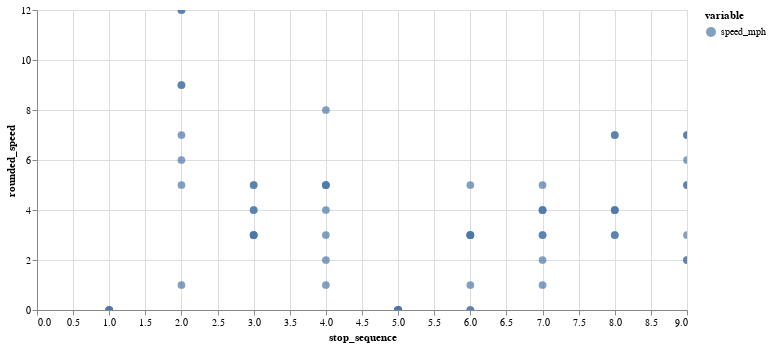

The code cell stored with this chart in its notebook:
### Code cell
chart3

### Figure 1 — Vega-Lite specification as saved in the notebook (floating-point values rounded to 4 significant figures)
{"config": {"view": {"continuousWidth": 400, "continuousHeight": 300}}, "data": {"name": "data-781272622b392a2af105bf9f8b8cb566"}, "mark": {"type": "circle", "size": 60}, "encoding": {"color": {"field": "variable", "type": "nominal"}, "tooltip": [{"field": "_gtfs_dataset_name", "type": "nominal"}, {"field": "shape_array_key", "type": "nominal"}, {"field": "trip_id", "type": "nominal"}, {"field": "stop_sequence", "type": "quantitative"}, {"field": "gtfs_dataset_key", "type": "nominal"}, {"field": "loop_or_inlining", "type": "quantitative"}, {"field": "n_trips", "type": "quantitative"}, {"field": "variable", "type": "nominal"}, {"field": "speed", "type": "quantitative"}, {"field": "rounded_speed", "type": "quantitative"}], "x": {"field": "stop_sequence", "type": "quantitative"}, "y": {"field": "rounded_speed", "type": "quantitative"}}, "height": 300, "selection": {"selector007": {"type": "interval", "bind": "scales", "encodings": ["x", "y"]}}, "width": 650, "$schema": "https://vega.github.io/schema/vega-lite/v4.17.0.json", "datasets": {"data-781272622b392a2af105bf9f8b8cb566": [{"_gtfs_dataset_name": "Anaheim Resort VehiclePositions", "shape_array_key": "29d2bbdbeaec1d6888800f85bebf6e33", "trip_id": "aa6a03fe-f119-44a5-8976-2ad77ceeb89f:4", "stop_sequence": 1, "gtfs_dataset_key": "1051e067d18a76b0a79789f051d5c22b", "loop_or_inlining": 1, "n_trips": 8, "variable": "speed_mph", "speed": 0.0, "rounded_speed": 0}, {"_gtfs_dataset_name": "Anaheim Resort VehiclePositions", "shape_array_key": "29d2bbdbeaec1d6888800f85bebf6e33", "trip_id": "aa6a03fe-f119-44a5-8976-2ad77ceeb89f:1", "stop_sequence": 1, "gtfs_dataset_key": "1051e067d18a76b0a79789f051d5c22b", "loop_or_inlining": 1, "n_trips": 8, "variable": "speed_mph", "speed": 0.0008325, "rounded_speed": 0}, {"_gtfs_dataset_name": "Anaheim Resort VehiclePositions", "shape_array_key": "29d2bbdbeaec1d6888800f85bebf6e33", "trip_id": "aa6a03fe-f119-44a5-8976-2ad77ceeb89f:3", "stop_sequence": 1, "gtfs_dataset_key": "1051e067d18a76b0a79789f051d5c22b", "loop_or_inlining": 1, "n_trips": 8, "variable": "speed_mph", "speed": 0.02417, "rounded_speed": 0}, {"_gtfs_dataset_name": "Anaheim Resort VehiclePositions", "shape_array_key": "29d2bbdbeaec1d6888800f85bebf6e33", "trip_id": "aa6a03fe-f119-44a5-8976-2ad77ceeb89f:7", "stop_sequence": 1, "gtfs_dataset_key": "1051e067d18a76b0a79789f051d5c22b", "loop_or_inlining": 1, "n_trips": 8, "variable": "speed_mph", "speed": 0.004286, "rounded_speed": 0}, {"_gtfs_dataset_name": "Anaheim Resort VehiclePositions", "shape_array_key": "29d2bbdbeaec1d6888800f85bebf6e33", "trip_id": "aa6a03fe-f119-44a5-8976-2ad77ceeb89f:4", "stop_sequence": 2, "gtfs_dataset_key": "1051e067d18a76b0a79789f051d5c22b", "loop_or_inlining": 1, "n_trips": 8, "variable": "speed_mph", "speed": 9.053, "rounded_speed": 9}, {"_gtfs_dataset_name": "Anaheim Resort VehiclePositions", "shape_array_key": "29d2bbdbeaec1d6888800f85bebf6e33", "trip_id": "aa6a03fe-f119-44a5-8976-2ad77ceeb89f:8", "stop_sequence": 2, "gtfs_dataset_key": "1051e067d18a76b0a79789f051d5c22b", "loop_or_inlining": 1, "n_trips": 8, "variable": "speed_mph", "speed": 9.572, "rounded_speed": 9}, {"_gtfs_dataset_name": "Anaheim Resort VehiclePositions", "shape_array_key": "29d2bbdbeaec1d6888800f85bebf6e33", "trip_id": "aa6a03fe-f119-44a5-8976-2ad77ceeb89f:2", "stop_sequence": 2, "gtfs_dataset_key": "1051e067d18a76b0a79789f051d5c22b", "loop_or_inlining": 1, "n_trips": 8, "variable": "speed_mph", "speed": 12.08, "rounded_speed": 12}, {"_gtfs_dataset_name": "Anaheim Resort VehiclePositions", "shape_array_key": "29d2bbdbeaec1d6888800f85bebf6e33", "trip_id": "aa6a03fe-f119-44a5-8976-2ad77ceeb89f:7", "stop_sequence": 2, "gtfs_dataset_key": "1051e067d18a76b0a79789f051d5c22b", "loop_or_inlining": 1, "n_trips": 8, "variable": "speed_mph", "speed": 7.317, "rounded_speed": 7}, {"_gtfs_dataset_name": "Anaheim Resort VehiclePositions", "shape_array_key": "29d2bbdbeaec1d6888800f85bebf6e33", "trip_id": "aa6a03fe-f119-44a5-8976-2ad77ceeb89f:5", "stop_sequence": 2, "gtfs_dataset_key": "1051e067d18a76b0a79789f051d5c22b", "loop_or_inlining": 1, "n_trips": 8, "variable": "speed_mph", "speed": 12.23, "rounded_speed": 12}, {"_gtfs_dataset_name": "Anaheim Resort VehiclePositions", "shape_array_key": "29d2bbdbeaec1d6888800f85bebf6e33", "trip_id": "aa6a03fe-f119-44a5-8976-2ad77ceeb89f:1", "stop_sequence": 2, "gtfs_dataset_key": "1051e067d18a76b0a79789f051d5c22b", "loop_or_inlining": 1, "n_trips": 8, "variable": "speed_mph", "speed": 1.475, "rounded_speed": 1}, {"_gtfs_dataset_name": "Anaheim Resort VehiclePositions", "shape_array_key": "29d2bbdbeaec1d6888800f85bebf6e33", "trip_id": "aa6a03fe-f119-44a5-8976-2ad77ceeb89f:3", "stop_sequence": 2, "gtfs_dataset_key": "1051e067d18a76b0a79789f051d5c22b", "loop_or_inlining": 1, "n_trips": 8, "variable": "speed_mph", "speed": 6.665, "rounded_speed": 6}, {"_gtfs_dataset_name": "Anaheim Resort VehiclePositions", "shape_array_key": "29d2bbdbeaec1d6888800f85bebf6e33", "trip_id": "aa6a03fe-f119-44a5-8976-2ad77ceeb89f:6", "stop_sequence": 2, "gtfs_dataset_key": "1051e067d18a76b0a79789f051d5c22b", "loop_or_inlining": 1, "n_trips": 8, "variable": "speed_mph", "speed": 5.539, "rounded_speed": 5}, {"_gtfs_dataset_name": "Anaheim Resort VehiclePositions", "shape_array_key": "29d2bbdbeaec1d6888800f85bebf6e33", "trip_id": "aa6a03fe-f119-44a5-8976-2ad77ceeb89f:8", "stop_sequence": 3, "gtfs_dataset_key": "1051e067d18a76b0a79789f051d5c22b", "loop_or_inlining": 1, "n_trips": 8, "variable": "speed_mph", "speed": 4.204, "rounded_speed": 4}, {"_gtfs_dataset_name": "Anaheim Resort VehiclePositions", "shape_array_key": "29d2bbdbeaec1d6888800f85bebf6e33", "trip_id": "aa6a03fe-f119-44a5-8976-2ad77ceeb89f:6", "stop_sequence": 3, "gtfs_dataset_key": "1051e067d18a76b0a79789f051d5c22b", "loop_or_inlining": 1, "n_trips": 8, "variable": "speed_mph", "speed": 5.456, "rounded_speed": 5}, {"_gtfs_dataset_name": "Anaheim Resort VehiclePositions", "shape_array_key": "29d2bbdbeaec1d6888800f85bebf6e33", "trip_id": "aa6a03fe-f119-44a5-8976-2ad77ceeb89f:3", "stop_sequence": 3, "gtfs_dataset_key": "1051e067d18a76b0a79789f051d5c22b", "loop_or_inlining": 1, "n_trips": 8, "variable": "speed_mph", "speed": 5.234, "rounded_speed": 5}, {"_gtfs_dataset_name": "Anaheim Resort VehiclePositions", "shape_array_key": "29d2bbdbeaec1d6888800f85bebf6e33", "trip_id": "aa6a03fe-f119-44a5-8976-2ad77ceeb89f:7", "stop_sequence": 3, "gtfs_dataset_key": "1051e067d18a76b0a79789f051d5c22b", "loop_or_inlining": 1, "n_trips": 8, "variable": "speed_mph", "speed": 3.744, "rounded_speed": 3}, {"_gtfs_dataset_name": "Anaheim Resort VehiclePositions", "shape_array_key": "29d2bbdbeaec1d6888800f85bebf6e33", "trip_id": "aa6a03fe-f119-44a5-8976-2ad77ceeb89f:1", "stop_sequence": 3, "gtfs_dataset_key": "1051e067d18a76b0a79789f051d5c22b", "loop_or_inlining": 1, "n_trips": 8, "variable": "speed_mph", "speed": 3.771, "rounded_speed": 3}, {"_gtfs_dataset_name": "Anaheim Resort VehiclePositions", "shape_array_key": "29d2bbdbeaec1d6888800f85bebf6e33", "trip_id": "aa6a03fe-f119-44a5-8976-2ad77ceeb89f:5", "stop_sequence": 3, "gtfs_dataset_key": "1051e067d18a76b0a79789f051d5c22b", "loop_or_inlining": 1, "n_trips": 8, "variable": "speed_mph", "speed": 3.717, "rounded_speed": 3}, {"_gtfs_dataset_name": "Anaheim Resort VehiclePositions", "shape_array_key": "29d2bbdbeaec1d6888800f85bebf6e33", "trip_id": "aa6a03fe-f119-44a5-8976-2ad77ceeb89f:4", "stop_sequence": 3, "gtfs_dataset_key": "1051e067d18a76b0a79789f051d5c22b", "loop_or_inlining": 1, "n_trips": 8, "variable": "speed_mph", "speed": 4.031, "rounded_speed": 4}, {"_gtfs_dataset_name": "Anaheim Resort VehiclePositions", "shape_array_key": "29d2bbdbeaec1d6888800f85bebf6e33", "trip_id": "aa6a03fe-f119-44a5-8976-2ad77ceeb89f:2", "stop_sequence": 3, "gtfs_dataset_key": "1051e067d18a76b0a79789f051d5c22b", "loop_or_inlining": 1, "n_trips": 8, "variable": "speed_mph", "speed": 3.537, "rounded_speed": 3}, {"_gtfs_dataset_name": "Anaheim Resort VehiclePositions", "shape_array_key": "29d2bbdbeaec1d6888800f85bebf6e33", "trip_id": "aa6a03fe-f119-44a5-8976-2ad77ceeb89f:3", "stop_sequence": 4, "gtfs_dataset_key": "1051e067d18a76b0a79789f051d5c22b", "loop_or_inlining": 1, "n_trips": 8, "variable": "speed_mph", "speed": 5.502, "rounded_speed": 5}, {"_gtfs_dataset_name": "Anaheim Resort VehiclePositions", "shape_array_key": "29d2bbdbeaec1d6888800f85bebf6e33", "trip_id": "aa6a03fe-f119-44a5-8976-2ad77ceeb89f:2", "stop_sequence": 4, "gtfs_dataset_key": "1051e067d18a76b0a79789f051d5c22b", "loop_or_inlining": 1, "n_trips": 8, "variable": "speed_mph", "speed": 4.743, "rounded_speed": 4}, {"_gtfs_dataset_name": "Anaheim Resort VehiclePositions", "shape_array_key": "29d2bbdbeaec1d6888800f85bebf6e33", "trip_id": "aa6a03fe-f119-44a5-8976-2ad77ceeb89f:5", "stop_sequence": 4, "gtfs_dataset_key": "1051e067d18a76b0a79789f051d5c22b", "loop_or_inlining": 1, "n_trips": 8, "variable": "speed_mph", "speed": 2.685, "rounded_speed": 2}, {"_gtfs_dataset_name": "Anaheim Resort VehiclePositions", "shape_array_key": "29d2bbdbeaec1d6888800f85bebf6e33", "trip_id": "aa6a03fe-f119-44a5-8976-2ad77ceeb89f:4", "stop_sequence": 4, "gtfs_dataset_key": "1051e067d18a76b0a79789f051d5c22b", "loop_or_inlining": 1, "n_trips": 8, "variable": "speed_mph", "speed": 1.904, "rounded_speed": 1}, {"_gtfs_dataset_name": "Anaheim Resort VehiclePositions", "shape_array_key": "29d2bbdbeaec1d6888800f85bebf6e33", "trip_id": "aa6a03fe-f119-44a5-8976-2ad77ceeb89f:1", "stop_sequence": 4, "gtfs_dataset_key": "1051e067d18a76b0a79789f051d5c22b", "loop_or_inlining": 1, "n_trips": 8, "variable": "speed_mph", "speed": 8.875, "rounded_speed": 8}, {"_gtfs_dataset_name": "Anaheim Resort VehiclePositions", "shape_array_key": "29d2bbdbeaec1d6888800f85bebf6e33", "trip_id": "aa6a03fe-f119-44a5-8976-2ad77ceeb89f:6", "stop_sequence": 4, "gtfs_dataset_key": "1051e067d18a76b0a79789f051d5c22b", "loop_or_inlining": 1, "n_trips": 8, "variable": "speed_mph", "speed": 3.97, "rounded_speed": 3}, {"_gtfs_dataset_name": "Anaheim Resort VehiclePositions", "shape_array_key": "29d2bbdbeaec1d6888800f85bebf6e33", "trip_id": "aa6a03fe-f119-44a5-8976-2ad77ceeb89f:7", "stop_sequence": 4, "gtfs_dataset_key": "1051e067d18a76b0a79789f051d5c22b", "loop_or_inlining": 1, "n_trips": 8, "variable": "speed_mph", "speed": 5.037, "rounded_speed": 5}, {"_gtfs_dataset_name": "Anaheim Resort VehiclePositions", "shape_array_key": "29d2bbdbeaec1d6888800f85bebf6e33", "trip_id": "aa6a03fe-f119-44a5-8976-2ad77ceeb89f:8", "stop_sequence": 4, "gtfs_dataset_key": "1051e067d18a76b0a79789f051d5c22b", "loop_or_inlining": 1, "n_trips": 8, "variable": "speed_mph", "speed": 5.792, "rounded_speed": 5}, {"_gtfs_dataset_name": "Anaheim Resort VehiclePositions", "shape_array_key": "29d2bbdbeaec1d6888800f85bebf6e33", "trip_id": "aa6a03fe-f119-44a5-8976-2ad77ceeb89f:5", "stop_sequence": 5, "gtfs_dataset_key": "1051e067d18a76b0a79789f051d5c22b", "loop_or_inlining": 1, "n_trips": 8, "variable": "speed_mph", "speed": 0.4003, "rounded_speed": 0}, {"_gtfs_dataset_name": "Anaheim Resort VehiclePositions", "shape_array_key": "29d2bbdbeaec1d6888800f85bebf6e33", "trip_id": "aa6a03fe-f119-44a5-8976-2ad77ceeb89f:1", "stop_sequence": 5, "gtfs_dataset_key": "1051e067d18a76b0a79789f051d5c22b", "loop_or_inlining": 1, "n_trips": 8, "variable": "speed_mph", "speed": 0.3649, "rounded_speed": 0}, {"_gtfs_dataset_name": "Anaheim Resort VehiclePositions", "shape_array_key": "29d2bbdbeaec1d6888800f85bebf6e33", "trip_id": "aa6a03fe-f119-44a5-8976-2ad77ceeb89f:6", "stop_sequence": 5, "gtfs_dataset_key": "1051e067d18a76b0a79789f051d5c22b", "loop_or_inlining": 1, "n_trips": 8, "variable": "speed_mph", "speed": 0.9531, "rounded_speed": 0}, {"_gtfs_dataset_name": "Anaheim Resort VehiclePositions", "shape_array_key": "29d2bbdbeaec1d6888800f85bebf6e33", "trip_id": "aa6a03fe-f119-44a5-8976-2ad77ceeb89f:2", "stop_sequence": 5, "gtfs_dataset_key": "1051e067d18a76b0a79789f051d5c22b", "loop_or_inlining": 1, "n_trips": 8, "variable": "speed_mph", "speed": 0.9439, "rounded_speed": 0}, {"_gtfs_dataset_name": "Anaheim Resort VehiclePositions", "shape_array_key": "29d2bbdbeaec1d6888800f85bebf6e33", "trip_id": "aa6a03fe-f119-44a5-8976-2ad77ceeb89f:4", "stop_sequence": 5, "gtfs_dataset_key": "1051e067d18a76b0a79789f051d5c22b", "loop_or_inlining": 1, "n_trips": 8, "variable": "speed_mph", "speed": 0.7387, "rounded_speed": 0}, {"_gtfs_dataset_name": "Anaheim Resort VehiclePositions", "shape_array_key": "29d2bbdbeaec1d6888800f85bebf6e33", "trip_id": "aa6a03fe-f119-44a5-8976-2ad77ceeb89f:7", "stop_sequence": 5, "gtfs_dataset_key": "1051e067d18a76b0a79789f051d5c22b", "loop_or_inlining": 1, "n_trips": 8, "variable": "speed_mph", "speed": 0.8584, "rounded_speed": 0}, {"_gtfs_dataset_name": "Anaheim Resort VehiclePositions", "shape_array_key": "29d2bbdbeaec1d6888800f85bebf6e33", "trip_id": "aa6a03fe-f119-44a5-8976-2ad77ceeb89f:8", "stop_sequence": 5, "gtfs_dataset_key": "1051e067d18a76b0a79789f051d5c22b", "loop_or_inlining": 1, "n_trips": 8, "variable": "speed_mph", "speed": 0.03051, "rounded_speed": 0}, {"_gtfs_dataset_name": "Anaheim Resort VehiclePositions", "shape_array_key": "29d2bbdbeaec1d6888800f85bebf6e33", "trip_id": "aa6a03fe-f119-44a5-8976-2ad77ceeb89f:3", "stop_sequence": 5, "gtfs_dataset_key": "1051e067d18a76b0a79789f051d5c22b", "loop_or_inlining": 1, "n_trips": 8, "variable": "speed_mph", "speed": 0.6211, "rounded_speed": 0}, {"_gtfs_dataset_name": "Anaheim Resort VehiclePositions", "shape_array_key": "29d2bbdbeaec1d6888800f85bebf6e33", "trip_id": "aa6a03fe-f119-44a5-8976-2ad77ceeb89f:1", "stop_sequence": 6, "gtfs_dataset_key": "1051e067d18a76b0a79789f051d5c22b", "loop_or_inlining": 1, "n_trips": 8, "variable": "speed_mph", "speed": 3.178, "rounded_speed": 3}, {"_gtfs_dataset_name": "Anaheim Resort VehiclePositions", "shape_array_key": "29d2bbdbeaec1d6888800f85bebf6e33", "trip_id": "aa6a03fe-f119-44a5-8976-2ad77ceeb89f:7", "stop_sequence": 6, "gtfs_dataset_key": "1051e067d18a76b0a79789f051d5c22b", "loop_or_inlining": 1, "n_trips": 8, "variable": "speed_mph", "speed": 3.115, "rounded_speed": 3}, {"_gtfs_dataset_name": "Anaheim Resort VehiclePositions", "shape_array_key": "29d2bbdbeaec1d6888800f85bebf6e33", "trip_id": "aa6a03fe-f119-44a5-8976-2ad77ceeb89f:5", "stop_sequence": 6, "gtfs_dataset_key": "1051e067d18a76b0a79789f051d5c22b", "loop_or_inlining": 1, "n_trips": 8, "variable": "speed_mph", "speed": 3.071, "rounded_speed": 3}, {"_gtfs_dataset_name": "Anaheim Resort VehiclePositions", "shape_array_key": "29d2bbdbeaec1d6888800f85bebf6e33", "trip_id": "aa6a03fe-f119-44a5-8976-2ad77ceeb89f:8", "stop_sequence": 6, "gtfs_dataset_key": "1051e067d18a76b0a79789f051d5c22b", "loop_or_inlining": 1, "n_trips": 8, "variable": "speed_mph", "speed": 1.605, "rounded_speed": 1}, {"_gtfs_dataset_name": "Anaheim Resort VehiclePositions", "shape_array_key": "29d2bbdbeaec1d6888800f85bebf6e33", "trip_id": "aa6a03fe-f119-44a5-8976-2ad77ceeb89f:4", "stop_sequence": 6, "gtfs_dataset_key": "1051e067d18a76b0a79789f051d5c22b", "loop_or_inlining": 1, "n_trips": 8, "variable": "speed_mph", "speed": 0.0, "rounded_speed": 0}, {"_gtfs_dataset_name": "Anaheim Resort VehiclePositions", "shape_array_key": "29d2bbdbeaec1d6888800f85bebf6e33", "trip_id": "aa6a03fe-f119-44a5-8976-2ad77ceeb89f:6", "stop_sequence": 6, "gtfs_dataset_key": "1051e067d18a76b0a79789f051d5c22b", "loop_or_inlining": 1, "n_trips": 8, "variable": "speed_mph", "speed": 3.476, "rounded_speed": 3}, {"_gtfs_dataset_name": "Anaheim Resort VehiclePositions", "shape_array_key": "29d2bbdbeaec1d6888800f85bebf6e33", "trip_id": "aa6a03fe-f119-44a5-8976-2ad77ceeb89f:3", "stop_sequence": 6, "gtfs_dataset_key": "1051e067d18a76b0a79789f051d5c22b", "loop_or_inlining": 1, "n_trips": 8, "variable": "speed_mph", "speed": 5.165, "rounded_speed": 5}, {"_gtfs_dataset_name": "Anaheim Resort VehiclePositions", "shape_array_key": "29d2bbdbeaec1d6888800f85bebf6e33", "trip_id": "aa6a03fe-f119-44a5-8976-2ad77ceeb89f:2", "stop_sequence": 6, "gtfs_dataset_key": "1051e067d18a76b0a79789f051d5c22b", "loop_or_inlining": 1, "n_trips": 8, "variable": "speed_mph", "speed": 0.1064, "rounded_speed": 0}, {"_gtfs_dataset_name": "Anaheim Resort VehiclePositions", "shape_array_key": "29d2bbdbeaec1d6888800f85bebf6e33", "trip_id": "aa6a03fe-f119-44a5-8976-2ad77ceeb89f:4", "stop_sequence": 7, "gtfs_dataset_key": "1051e067d18a76b0a79789f051d5c22b", "loop_or_inlining": 1, "n_trips": 8, "variable": "speed_mph", "speed": 3.727, "rounded_speed": 3}, {"_gtfs_dataset_name": "Anaheim Resort VehiclePositions", "shape_array_key": "29d2bbdbeaec1d6888800f85bebf6e33", "trip_id": "aa6a03fe-f119-44a5-8976-2ad77ceeb89f:2", "stop_sequence": 7, "gtfs_dataset_key": "1051e067d18a76b0a79789f051d5c22b", "loop_or_inlining": 1, "n_trips": 8, "variable": "speed_mph", "speed": 4.198, "rounded_speed": 4}, {"_gtfs_dataset_name": "Anaheim Resort VehiclePositions", "shape_array_key": "29d2bbdbeaec1d6888800f85bebf6e33", "trip_id": "aa6a03fe-f119-44a5-8976-2ad77ceeb89f:7", "stop_sequence": 7, "gtfs_dataset_key": "1051e067d18a76b0a79789f051d5c22b", "loop_or_inlining": 1, "n_trips": 8, "variable": "speed_mph", "speed": 4.399, "rounded_speed": 4}, {"_gtfs_dataset_name": "Anaheim Resort VehiclePositions", "shape_array_key": "29d2bbdbeaec1d6888800f85bebf6e33", "trip_id": "aa6a03fe-f119-44a5-8976-2ad77ceeb89f:5", "stop_sequence": 7, "gtfs_dataset_key": "1051e067d18a76b0a79789f051d5c22b", "loop_or_inlining": 1, "n_trips": 8, "variable": "speed_mph", "speed": 1.597, "rounded_speed": 1}, {"_gtfs_dataset_name": "Anaheim Resort VehiclePositions", "shape_array_key": "29d2bbdbeaec1d6888800f85bebf6e33", "trip_id": "aa6a03fe-f119-44a5-8976-2ad77ceeb89f:8", "stop_sequence": 7, "gtfs_dataset_key": "1051e067d18a76b0a79789f051d5c22b", "loop_or_inlining": 1, "n_trips": 8, "variable": "speed_mph", "speed": 4.383, "rounded_speed": 4}, {"_gtfs_dataset_name": "Anaheim Resort VehiclePositions", "shape_array_key": "29d2bbdbeaec1d6888800f85bebf6e33", "trip_id": "aa6a03fe-f119-44a5-8976-2ad77ceeb89f:1", "stop_sequence": 7, "gtfs_dataset_key": "1051e067d18a76b0a79789f051d5c22b", "loop_or_inlining": 1, "n_trips": 8, "variable": "speed_mph", "speed": 5.729, "rounded_speed": 5}, {"_gtfs_dataset_name": "Anaheim Resort VehiclePositions", "shape_array_key": "29d2bbdbeaec1d6888800f85bebf6e33", "trip_id": "aa6a03fe-f119-44a5-8976-2ad77ceeb89f:6", "stop_sequence": 7, "gtfs_dataset_key": "1051e067d18a76b0a79789f051d5c22b", "loop_or_inlining": 1, "n_trips": 8, "variable": "speed_mph", "speed": 3.851, "rounded_speed": 3}, {"_gtfs_dataset_name": "Anaheim Resort VehiclePositions", "shape_array_key": "29d2bbdbeaec1d6888800f85bebf6e33", "trip_id": "aa6a03fe-f119-44a5-8976-2ad77ceeb89f:3", "stop_sequence": 7, "gtfs_dataset_key": "1051e067d18a76b0a79789f051d5c22b", "loop_or_inlining": 1, "n_trips": 8, "variable": "speed_mph", "speed": 2.666, "rounded_speed": 2}, {"_gtfs_dataset_name": "Anaheim Resort VehiclePositions", "shape_array_key": "29d2bbdbeaec1d6888800f85bebf6e33", "trip_id": "aa6a03fe-f119-44a5-8976-2ad77ceeb89f:5", "stop_sequence": 8, "gtfs_dataset_key": "1051e067d18a76b0a79789f051d5c22b", "loop_or_inlining": 1, "n_trips": 8, "variable": "speed_mph", "speed": 3.353, "rounded_speed": 3}, {"_gtfs_dataset_name": "Anaheim Resort VehiclePositions", "shape_array_key": "29d2bbdbeaec1d6888800f85bebf6e33", "trip_id": "aa6a03fe-f119-44a5-8976-2ad77ceeb89f:7", "stop_sequence": 8, "gtfs_dataset_key": "1051e067d18a76b0a79789f051d5c22b", "loop_or_inlining": 1, "n_trips": 8, "variable": "speed_mph", "speed": 4.715, "rounded_speed": 4}, {"_gtfs_dataset_name": "Anaheim Resort VehiclePositions", "shape_array_key": "29d2bbdbeaec1d6888800f85bebf6e33", "trip_id": "aa6a03fe-f119-44a5-8976-2ad77ceeb89f:4", "stop_sequence": 8, "gtfs_dataset_key": "1051e067d18a76b0a79789f051d5c22b", "loop_or_inlining": 1, "n_trips": 8, "variable": "speed_mph", "speed": 7.497, "rounded_speed": 7}, {"_gtfs_dataset_name": "Anaheim Resort VehiclePositions", "shape_array_key": "29d2bbdbeaec1d6888800f85bebf6e33", "trip_id": "aa6a03fe-f119-44a5-8976-2ad77ceeb89f:1", "stop_sequence": 8, "gtfs_dataset_key": "1051e067d18a76b0a79789f051d5c22b", "loop_or_inlining": 1, "n_trips": 8, "variable": "speed_mph", "speed": 7.197, "rounded_speed": 7}, {"_gtfs_dataset_name": "Anaheim Resort VehiclePositions", "shape_array_key": "29d2bbdbeaec1d6888800f85bebf6e33", "trip_id": "aa6a03fe-f119-44a5-8976-2ad77ceeb89f:6", "stop_sequence": 8, "gtfs_dataset_key": "1051e067d18a76b0a79789f051d5c22b", "loop_or_inlining": 1, "n_trips": 8, "variable": "speed_mph", "speed": 4.589, "rounded_speed": 4}, {"_gtfs_dataset_name": "Anaheim Resort VehiclePositions", "shape_array_key": "29d2bbdbeaec1d6888800f85bebf6e33", "trip_id": "aa6a03fe-f119-44a5-8976-2ad77ceeb89f:2", "stop_sequence": 8, "gtfs_dataset_key": "1051e067d18a76b0a79789f051d5c22b", "loop_or_inlining": 1, "n_trips": 8, "variable": "speed_mph", "speed": 3.971, "rounded_speed": 3}, {"_gtfs_dataset_name": "Anaheim Resort VehiclePositions", "shape_array_key": "29d2bbdbeaec1d6888800f85bebf6e33", "trip_id": "aa6a03fe-f119-44a5-8976-2ad77ceeb89f:3", "stop_sequence": 8, "gtfs_dataset_key": "1051e067d18a76b0a79789f051d5c22b", "loop_or_inlining": 1, "n_trips": 8, "variable": "speed_mph", "speed": 4.619, "rounded_speed": 4}, {"_gtfs_dataset_name": "Anaheim Resort VehiclePositions", "shape_array_key": "29d2bbdbeaec1d6888800f85bebf6e33", "trip_id": "aa6a03fe-f119-44a5-8976-2ad77ceeb89f:5", "stop_sequence": 9, "gtfs_dataset_key": "1051e067d18a76b0a79789f051d5c22b", "loop_or_inlining": 1, "n_trips": 8, "variable": "speed_mph", "speed": 2.493, "rounded_speed": 2}, {"_gtfs_dataset_name": "Anaheim Resort VehiclePositions", "shape_array_key": "29d2bbdbeaec1d6888800f85bebf6e33", "trip_id": "aa6a03fe-f119-44a5-8976-2ad77ceeb89f:2", "stop_sequence": 9, "gtfs_dataset_key": "1051e067d18a76b0a79789f051d5c22b", "loop_or_inlining": 1, "n_trips": 8, "variable": "speed_mph", "speed": 2.826, "rounded_speed": 2}, {"_gtfs_dataset_name": "Anaheim Resort VehiclePositions", "shape_array_key": "29d2bbdbeaec1d6888800f85bebf6e33", "trip_id": "aa6a03fe-f119-44a5-8976-2ad77ceeb89f:3", "stop_sequence": 9, "gtfs_dataset_key": "1051e067d18a76b0a79789f051d5c22b", "loop_or_inlining": 1, "n_trips": 8, "variable": "speed_mph", "speed": 5.097, "rounded_speed": 5}, {"_gtfs_dataset_name": "Anaheim Resort VehiclePositions", "shape_array_key": "29d2bbdbeaec1d6888800f85bebf6e33", "trip_id": "aa6a03fe-f119-44a5-8976-2ad77ceeb89f:7", "stop_sequence": 9, "gtfs_dataset_key": "1051e067d18a76b0a79789f051d5c22b", "loop_or_inlining": 1, "n_trips": 8, "variable": "speed_mph", "speed": 6.445, "rounded_speed": 6}, {"_gtfs_dataset_name": "Anaheim Resort VehiclePositions", "shape_array_key": "29d2bbdbeaec1d6888800f85bebf6e33", "trip_id": "aa6a03fe-f119-44a5-8976-2ad77ceeb89f:8", "stop_sequence": 9, "gtfs_dataset_key": "1051e067d18a76b0a79789f051d5c22b", "loop_or_inlining": 1, "n_trips": 8, "variable": "speed_mph", "speed": 7.155, "rounded_speed": 7}, {"_gtfs_dataset_name": "Anaheim Resort VehiclePositions", "shape_array_key": "29d2bbdbeaec1d6888800f85bebf6e33", "trip_id": "aa6a03fe-f119-44a5-8976-2ad77ceeb89f:1", "stop_sequence": 9, "gtfs_dataset_key": "1051e067d18a76b0a79789f051d5c22b", "loop_or_inlining": 1, "n_trips": 8, "variable": "speed_mph", "speed": 7.026, "rounded_speed": 7}, {"_gtfs_dataset_name": "Anaheim Resort VehiclePositions", "shape_array_key": "29d2bbdbeaec1d6888800f85bebf6e33", "trip_id": "aa6a03fe-f119-44a5-8976-2ad77ceeb89f:6", "stop_sequence": 9, "gtfs_dataset_key": "1051e067d18a76b0a79789f051d5c22b", "loop_or_inlining": 1, "n_trips": 8, "variable": "speed_mph", "speed": 5.383, "rounded_speed": 5}, {"_gtfs_dataset_name": "Anaheim Resort VehiclePositions", "shape_array_key": "29d2bbdbeaec1d6888800f85bebf6e33", "trip_id": "aa6a03fe-f119-44a5-8976-2ad77ceeb89f:4", "stop_sequence": 9, "gtfs_dataset_key": "1051e067d18a76b0a79789f051d5c22b", "loop_or_inlining": 1, "n_trips": 8, "variable": "speed_mph", "speed": 3.238, "rounded_speed": 3}]}}
